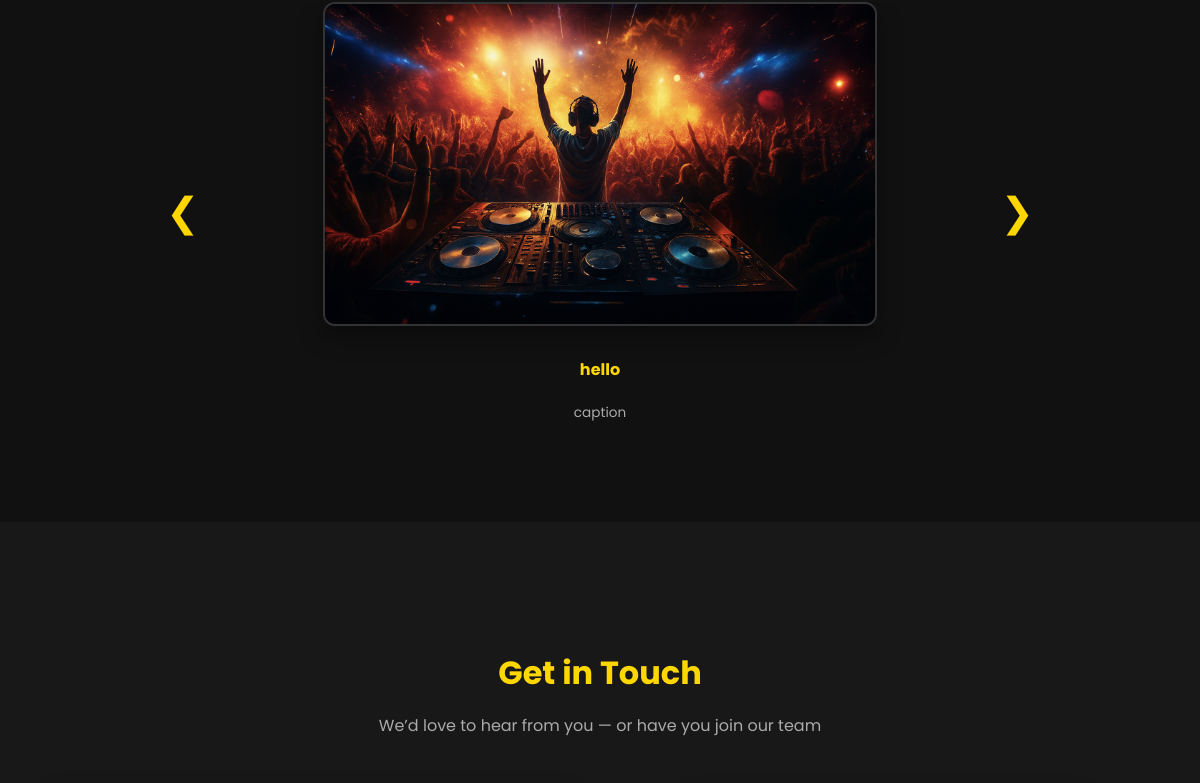
The app's page / (middle part), older data.
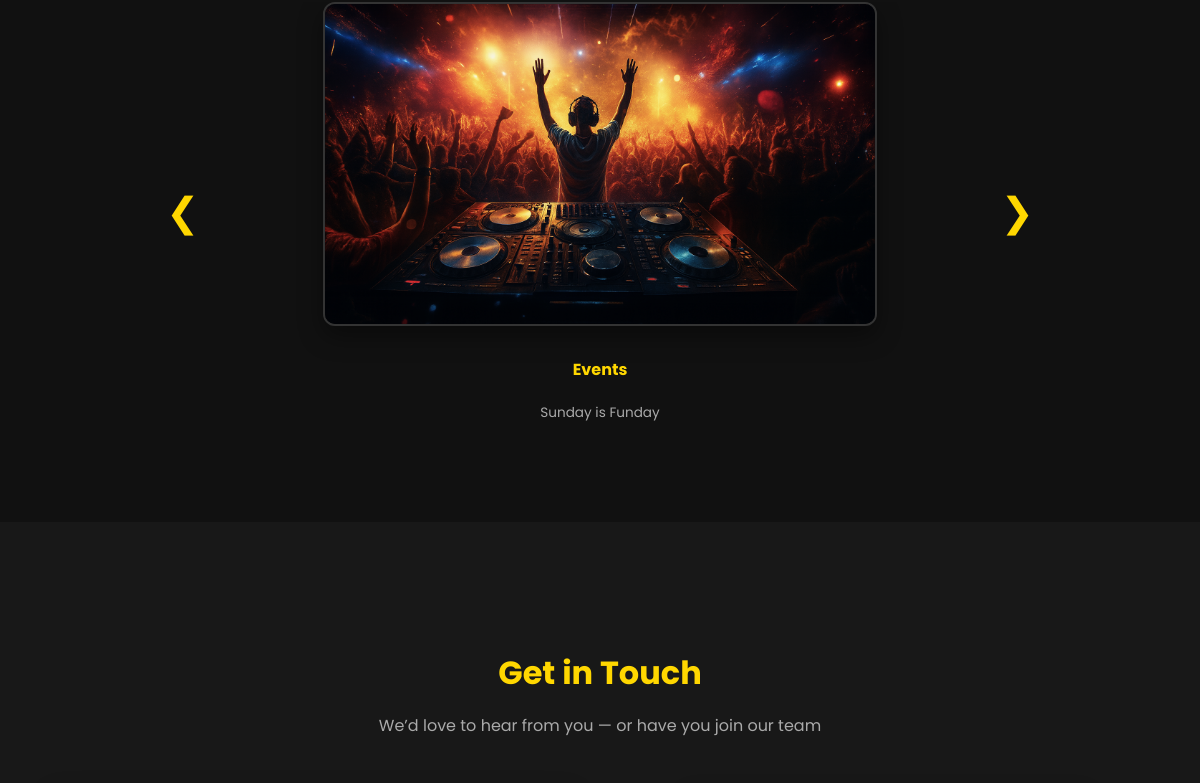
The same page, newer data.
### eclstore/models.py (models this page shows, shortened)
class GalleryImage(models.Model):
    image = models.ImageField(upload_to="gallery/")
    title = models.CharField(max_length=255, blank=True, null=True)
    caption = models.CharField(max_length=255, blank=True, null=True)
    is_active = models.BooleanField(default=True)
    order = models.PositiveIntegerField(default=0)

### eclstore/views.py (the view)
# urls.py: path("",views.index, name="index"),
def index(request):
    all_banners = Banner.objects.all()
    for banner in all_banners:
        banner.auto_expire()
    banners = Banner.objects.filter(is_active=True).order_by('order')
    offerings = [
        {
            "name": "Premium Cigar Lounge",
            "category": "Cigar",
            "description": "Exclusive single malts and limited editions from around the world.",
            "image": "static/images/cigar_lounge.png",
        },
        {
            "name": "Luxury Bar & Cocktails",
            "category": "bar",
            "description": "Timeless recipes crafted with premium ingredients.",
            "image": "static/images/bar.png",
        },
        {
            "name": "Premium Liquor Collection",
            "category": "liquor",
            "description": "Authentic Havana cigars stored in perfect conditions.",
            "image": "static/images/liquor.png",
        },
    ]
    gallery_images = GalleryImage.objects.filter(is_active=True).order_by("order")
    return render(request, "base.html", {
        "banners": banners,
        "offerings": offerings,
        "gallery_images": gallery_images,
    })

### eclstore/models.py (called while the page is built)
    def auto_expire(self):
        if self.display_duration_days:
            expiry = self.start_date + timedelta(days=self.display_duration_days)
            if timezone.now() >= expiry and self.is_active:
                self.is_active = False
                self.save()

### eclstore/templates/base.html (shortened to what this page needs)
{% load static %}
<!DOCTYPE html>
<html lang="en">
<head>
    <link rel="stylesheet" href="{% static 'style/base.css' %}">
    <link rel="stylesheet" href="{% static 'style/css/include/navbar.css' %}">
    <link rel="stylesheet" href="{% static 'style/css/include/footer.css' %}">
    <link rel="stylesheet" href="{% static 'style/css/home/hero-banner.css' %}">
    <link rel="stylesheet" href="{% static 'style/css/home/offerings.css' %}">
    <link rel="stylesheet" href="{% static 'style/css/home/about.css' %}">
    <link rel="stylesheet" href="{% static 'style/css/home/gallery.css' %}">
    <link rel="stylesheet" href="{% static 'style/css/home/contact.css' %}">
    <link rel="stylesheet" href="{% static 'style/css/home/contact.css' %}">
</head>
<body>
    <main>
        {% include 'home/gallery.html' %}
        {% include 'home/contact.html' %}
    </main>
</body>
</html>

### eclstore/templates/home/gallery.html (shortened to what this page needs)
{% block gallery%}
<section id="gallery" class="gallery-section">
  <div class="gallery-container">
    <div class="gallery-wrapper">
      {% if gallery_images %}
        <div class="gallery-track">
            {% for img in gallery_images %}
            <div class="gallery-item">
                <img src="{{ img.image.url }}" alt="{{ img.title }}">
                <div class="caption">
                    <h4>{{ img.title }}</h4>
                    <p>{{ img.caption }}</p>
                </div>
            </div>
            {% endfor %}
        </div>
        {% if gallery_images|length > 1 %}
        <button class="arrow prev">&#10094;</button>
        <button class="arrow next">&#10095;</button>
        {% endif %}
      {% else %}
        <p class="no-gallery" style="color: #aaa; margin-top: 30px;">
          Gallery images will appear soon.
        </p>
      {% endif %}
    </div>
  </div>
</section>
{% endblock %}

Row changes from the older to the newer data that the page shows:
changed GalleryImage: title "hello" → "Events"; caption "caption" → "Sunday is Funday"
